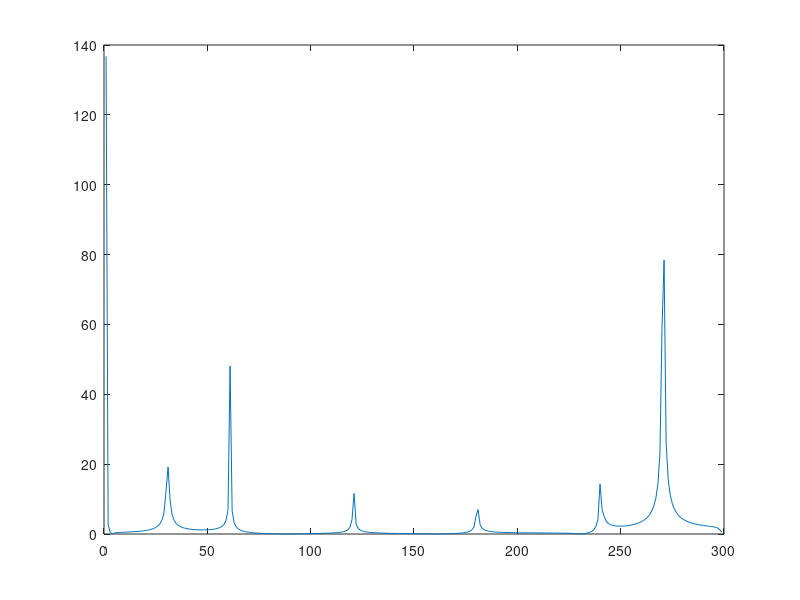

MATLAB code to generate this figure:
file="D:\e\南开光伏课题数据集及说明\NK2_GF\训练数据\气象数据\Station_1.csv"
%x=csvread(file,1,2,[1,2,10000,2])
Fs=100;%采样率
t = 0:1/Fs:10-1/Fs;
x = sin(2*pi*10*t)
k=300
z=ifft(fft(x).*fft(x(end:-1:1)))
r=[];
for m = 1:k
    m=x(m)/(2*k-m);
    r=[r m];
end
r=r/max(r);
for m =1:length(r)
    if(r(m)<=0.3)
        r(m)=0;
    end
end
a=[];
rx=r;
rx(1)=[];
a=[r(end:-1:1) rx];
fa=fft(a);
p=[];
for m =1:length(fa)
    p=[p fa(m)*exp(1i*m*pi*k/(2*k+1))];
end
re=[];
for m=1:length(fa)/2
     re=[re p(2*m-1)];
end
plot(abs(re))